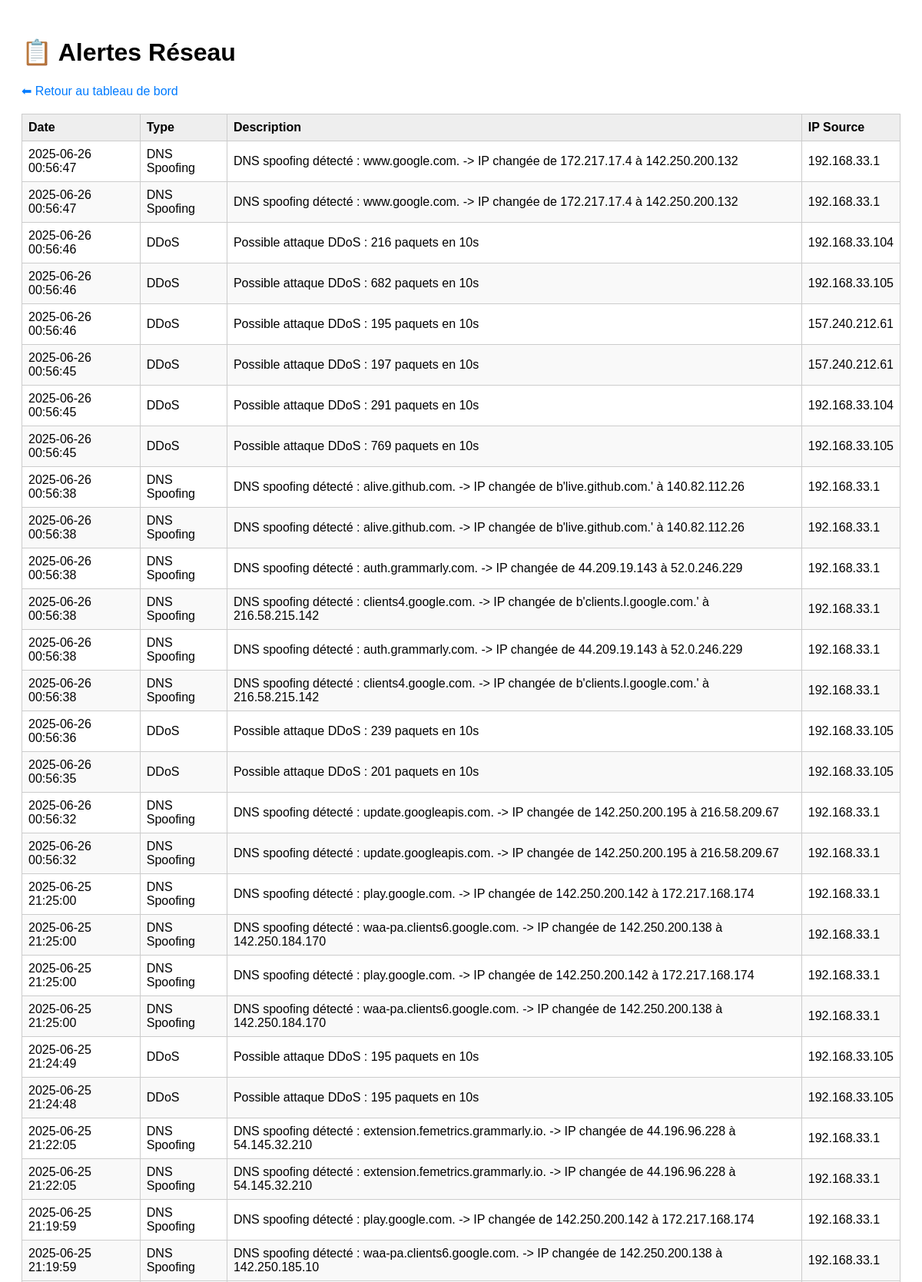
Screenshot of /alerts (upper part) with the database file from the repository.
### tables this page shows
CREATE TABLE alerts (
            id INTEGER PRIMARY KEY AUTOINCREMENT,
            timestamp TEXT,
            attack_type TEXT,
            description TEXT,
            source_ip TEXT
        );

### app.py (the view)
@app.route('/alerts')
def alerts():
    conn = sqlite3.connect(DB_PATH)
    cursor = conn.cursor()
    cursor.execute("SELECT timestamp, attack_type, description, source_ip FROM alerts ORDER BY id DESC LIMIT 100")
    rows = cursor.fetchall()
    conn.close()
    return render_template('alerts.html', alerts=rows)

### templates/alerts.html (shortened to what this page needs)
<!DOCTYPE html>
<html lang="fr">
<head>
</head>
<body>
    <h1>📋 Alertes Réseau</h1>
    <a href="/">⬅ Retour au tableau de bord</a>
    <table>
        <thead>
            <tr>
                <th>Date</th>
                <th>Type</th>
                <th>Description</th>
                <th>IP Source</th>
            </tr>
        </thead>
        <tbody>
            {% for alert in alerts %}
            <tr>
                <td>{{ alert[0] }}</td>
                <td>{{ alert[1] }}</td>
                <td>{{ alert[2] }}</td>
                <td>{{ alert[3] }}</td>
            </tr>
            {% endfor %}
        </tbody>
    </table>
</body>
</html>

### templates/alerts.html (style rules this page uses)
body { font-family: sans-serif; background-color: #fff; padding: 20px; }
table { width: 100%; border-collapse: collapse; margin-top: 20px; }
th, td { border: 1px solid #ccc; padding: 8px; text-align: left; }
th { background-color: #eee; }
tr:nth-child(even) { background-color: #f9f9f9; }
a { text-decoration: none; color: #007BFF; }

### rows the page displays
alerts: timestamp "2025-06-26 00:56:47", attack_type "DNS Spoofing", description "DNS spoofing détecté : www.google.com. -> IP changée de 172.217.17.4 à 142.250.200.132", source_ip "192.168.33.1"
alerts: timestamp "2025-06-26 00:56:47", attack_type "DNS Spoofing", description "DNS spoofing détecté : www.google.com. -> IP changée de 172.217.17.4 à 142.250.200.132", source_ip "192.168.33.1"
alerts: timestamp "2025-06-26 00:56:46", attack_type "DDoS", description "Possible attaque DDoS : 216 paquets en 10s", source_ip "192.168.33.104"
alerts: timestamp "2025-06-26 00:56:46", attack_type "DDoS", description "Possible attaque DDoS : 682 paquets en 10s", source_ip "192.168.33.105"
alerts: timestamp "2025-06-26 00:56:46", attack_type "DDoS", description "Possible attaque DDoS : 195 paquets en 10s", source_ip "157.240.212.61"
alerts: timestamp "2025-06-26 00:56:45", attack_type "DDoS", description "Possible attaque DDoS : 197 paquets en 10s", source_ip "157.240.212.61"
alerts: timestamp "2025-06-26 00:56:45", attack_type "DDoS", description "Possible attaque DDoS : 291 paquets en 10s", source_ip "192.168.33.104"
alerts: timestamp "2025-06-26 00:56:45", attack_type "DDoS", description "Possible attaque DDoS : 769 paquets en 10s", source_ip "192.168.33.105"
alerts: timestamp "2025-06-26 00:56:38", attack_type "DNS Spoofing", description "DNS spoofing détecté : alive.github.com. -> IP changée de b'live.github.com.' à 140.82.112.26", source_ip "192.168.33.1"
alerts: timestamp "2025-06-26 00:56:38", attack_type "DNS Spoofing", description "DNS spoofing détecté : alive.github.com. -> IP changée de b'live.github.com.' à 140.82.112.26", source_ip "192.168.33.1"
alerts: timestamp "2025-06-26 00:56:38", attack_type "DNS Spoofing", description "DNS spoofing détecté : auth.grammarly.com. -> IP changée de 44.209.19.143 à 52.0.246.229", source_ip "192.168.33.1"
alerts: timestamp "2025-06-26 00:56:38", attack_type "DNS Spoofing", description "DNS spoofing détecté : clients4.google.com. -> IP changée de b'clients.l.google.com.' à 216.58.215.142", source_ip "192.168.33.1"
alerts: timestamp "2025-06-26 00:56:38", attack_type "DNS Spoofing", description "DNS spoofing détecté : auth.grammarly.com. -> IP changée de 44.209.19.143 à 52.0.246.229", source_ip "192.168.33.1"
alerts: timestamp "2025-06-26 00:56:38", attack_type "DNS Spoofing", description "DNS spoofing détecté : clients4.google.com. -> IP changée de b'clients.l.google.com.' à 216.58.215.142", source_ip "192.168.33.1"
alerts: timestamp "2025-06-26 00:56:36", attack_type "DDoS", description "Possible attaque DDoS : 239 paquets en 10s", source_ip "192.168.33.105"
alerts: timestamp "2025-06-26 00:56:35", attack_type "DDoS", description "Possible attaque DDoS : 201 paquets en 10s", source_ip "192.168.33.105"
alerts: timestamp "2025-06-26 00:56:32", attack_type "DNS Spoofing", description "DNS spoofing détecté : update.googleapis.com. -> IP changée de 142.250.200.195 à 216.58.209.67", source_ip "192.168.33.1"
alerts: timestamp "2025-06-26 00:56:32", attack_type "DNS Spoofing", description "DNS spoofing détecté : update.googleapis.com. -> IP changée de 142.250.200.195 à 216.58.209.67", source_ip "192.168.33.1"
alerts: timestamp "2025-06-25 21:25:00", attack_type "DNS Spoofing", description "DNS spoofing détecté : play.google.com. -> IP changée de 142.250.200.142 à 172.217.168.174", source_ip "192.168.33.1"
alerts: timestamp "2025-06-25 21:25:00", attack_type "DNS Spoofing", description "DNS spoofing détecté : waa-pa.clients6.google.com. -> IP changée de 142.250.200.138 à 142.250.184.170", source_ip "192.168.33.1"
alerts: timestamp "2025-06-25 21:25:00", attack_type "DNS Spoofing", description "DNS spoofing détecté : play.google.com. -> IP changée de 142.250.200.142 à 172.217.168.174", source_ip "192.168.33.1"
alerts: timestamp "2025-06-25 21:25:00", attack_type "DNS Spoofing", description "DNS spoofing détecté : waa-pa.clients6.google.com. -> IP changée de 142.250.200.138 à 142.250.184.170", source_ip "192.168.33.1"
alerts: timestamp "2025-06-25 21:24:49", attack_type "DDoS", description "Possible attaque DDoS : 195 paquets en 10s", source_ip "192.168.33.105"
alerts: timestamp "2025-06-25 21:24:48", attack_type "DDoS", description "Possible attaque DDoS : 195 paquets en 10s", source_ip "192.168.33.105"
alerts: timestamp "2025-06-25 21:22:05", attack_type "DNS Spoofing", description "DNS spoofing détecté : extension.femetrics.grammarly.io. -> IP changée de 44.196.96.228 à 54.145.32.210", source_ip "192.168.33.1"
alerts: timestamp "2025-06-25 21:22:05", attack_type "DNS Spoofing", description "DNS spoofing détecté : extension.femetrics.grammarly.io. -> IP changée de 44.196.96.228 à 54.145.32.210", source_ip "192.168.33.1"
alerts: timestamp "2025-06-25 21:19:59", attack_type "DNS Spoofing", description "DNS spoofing détecté : play.google.com. -> IP changée de 142.250.200.142 à 172.217.168.174", source_ip "192.168.33.1"
alerts: timestamp "2025-06-25 21:19:59", attack_type "DNS Spoofing", description "DNS spoofing détecté : waa-pa.clients6.google.com. -> IP changée de 142.250.200.138 à 142.250.185.10", source_ip "192.168.33.1"
